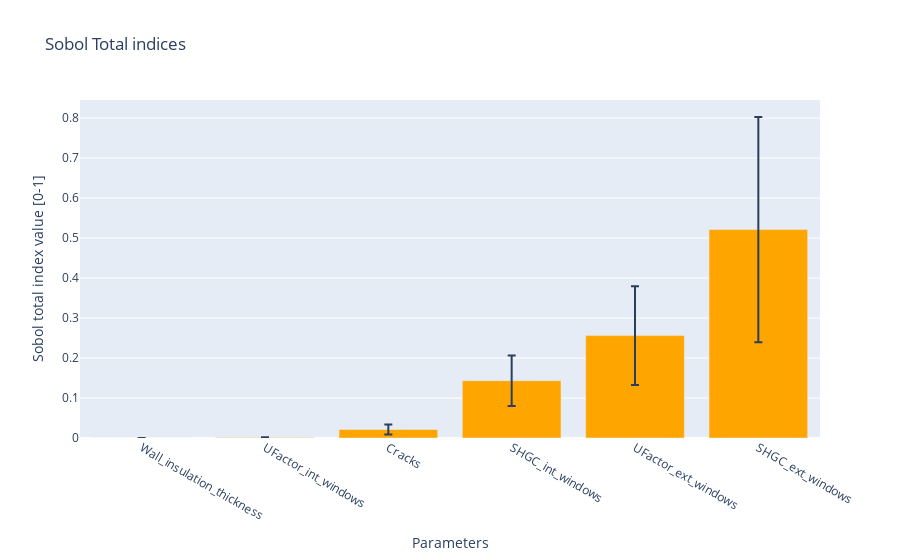

Source (notebook cell):
### Code cell
plot_sobol_st_bar(sa_analysis_sob.sensitivity_results)

### Figure 1 — Plotly figure (JSON) as saved in the notebook; plotly's stock layout.template omitted (floating-point values rounded to 4 significant figures)
{"data": [{"error_y": {"array": [8.793e-06, 0.0007344, 0.01276, 0.06317, 0.1233, 0.2818], "type": "data"}, "marker": {"color": "orange"}, "name": "Sobol Total Indices", "x": ["Wall_insulation_thickness", "UFactor_int_windows", "Cracks", "SHGC_int_windows", "UFactor_ext_windows", "SHGC_ext_windows"], "y": [1.431e-05, 0.001176, 0.02123, 0.1431, 0.256, 0.521], "yaxis": "y", "type": "bar"}], "layout": {"title": {"text": "Sobol Total indices"}, "xaxis": {"title": {"text": "Parameters"}}, "yaxis": {"title": {"text": "Sobol total index value [0-1]"}}}}
